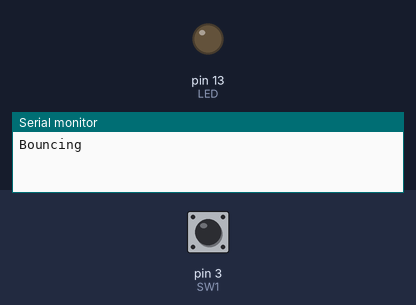
The sketch below on a simulated Arduino Uno, built with avr-gcc and run on an emulated ATmega328P. Parts: output pins drawn as LEDs (lit = HIGH), the last lines printed to the serial monitor. Inputs (shaded band) come from the test bench; at power-on: pin 3 (SW1) HIGH.

Above: at 1.2 s.
1.3 s: pin 3 (SW1) pulled LOW for 0.15 s
At 1.8 s:
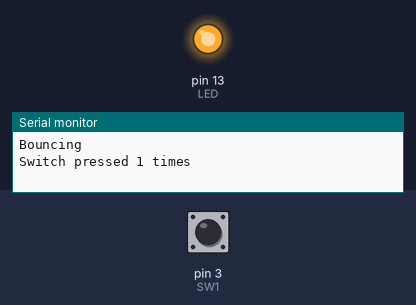
2.9 s: pin 3 (SW1) pulled LOW for 1 s
At 4.2 s:
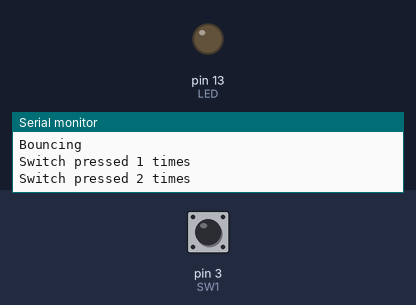
5.4 s: pin 3 (SW1) pulled LOW for 3.2 s
At 6.1 s:
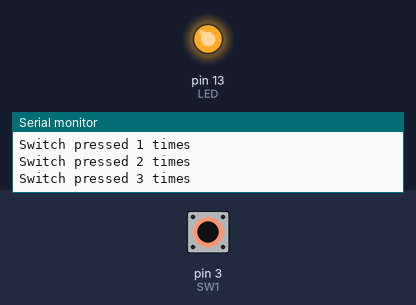
Timing chart, 0 to 8.4 s (numbered marks = the images above; inputs shaded):
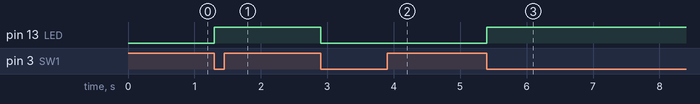

Measured:
- after the input at 1.3 s, pin 13 (LED): LOW → HIGH at once
- after the input at 2.9 s, pin 13 (LED): HIGH → LOW at once
- after the input at 5.4 s, pin 13 (LED): LOW → HIGH at once

The sketch:

Bouncing.ino
```cpp
// Bouncing.ino
int SW1=3, LED=13;
int Toggle=0, n=0;
void setup()
{ Serial.begin(9600);
pinMode(SW1,INPUT);
digitalWrite(SW1,HIGH);
Serial.println("Bouncing");
pinMode(LED,OUTPUT);
}
void loop()
{ if(!digitalRead(SW1))
{ n++;
Serial.print("Switch pressed ");
Serial.print(n,DEC);
Serial.println(" times");
Toggle=!Toggle;
digitalWrite(LED,Toggle);
do {} while(!digitalRead(SW1));
}
}
```
